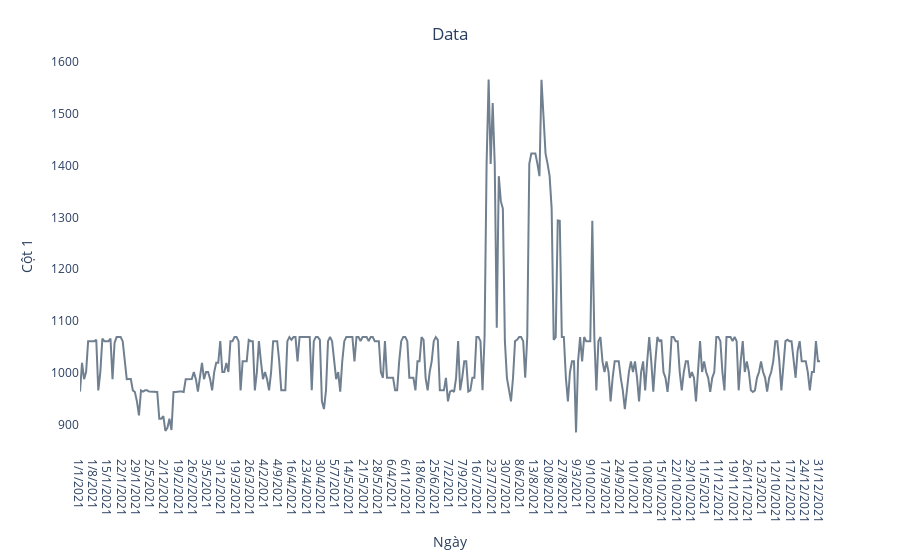

Notebook code for this chart:
### Code cell
import plotly.express as px
fig = px.line(y=df['5'], x=df['Ngày'])
fig.update_traces(line_color='slategray') 
fig.update_layout(xaxis_title="Ngày", 
                  yaxis_title="Cột 1",
                  title={'text': "Data", 'y':0.95, 'x':0.5, 'xanchor':'center', 'yanchor':'top'},
                  plot_bgcolor='rgba(255,255,255,0.8)')

### Figure 1 — Plotly figure (JSON) as saved in the notebook; plotly's stock layout.template omitted (floating-point values rounded to 4 significant figures; data arrays with more than 128 entries replaced by an {"elided": "..."} marker saying what was removed)
{"data": [{"hovertemplate": "x=%{x}<br>y=%{y}<extra></extra>", "legendgroup": "", "line": {"color": "slategray", "dash": "solid"}, "marker": {"symbol": "circle"}, "mode": "lines", "name": "", "orientation": "v", "showlegend": false, "type": "scatter", "x": {"elided": "365 str values"}, "xaxis": "x", "y": {"elided": "365 float values"}, "yaxis": "y"}], "layout": {"autosize": true, "legend": {"tracegroupgap": 0}, "margin": {"t": 60}, "plot_bgcolor": "rgba(255,255,255,0.8)", "title": {"text": "Data", "x": 0.5, "xanchor": "center", "y": 0.95, "yanchor": "top"}, "xaxis": {"anchor": "y", "autorange": true, "domain": [0, 1], "range": [0, 364], "title": {"text": "Ngày"}, "type": "category"}, "yaxis": {"anchor": "x", "autorange": true, "domain": [0, 1], "range": [847.9, 1603.0], "title": {"text": "Cột 1"}, "type": "linear"}}}
